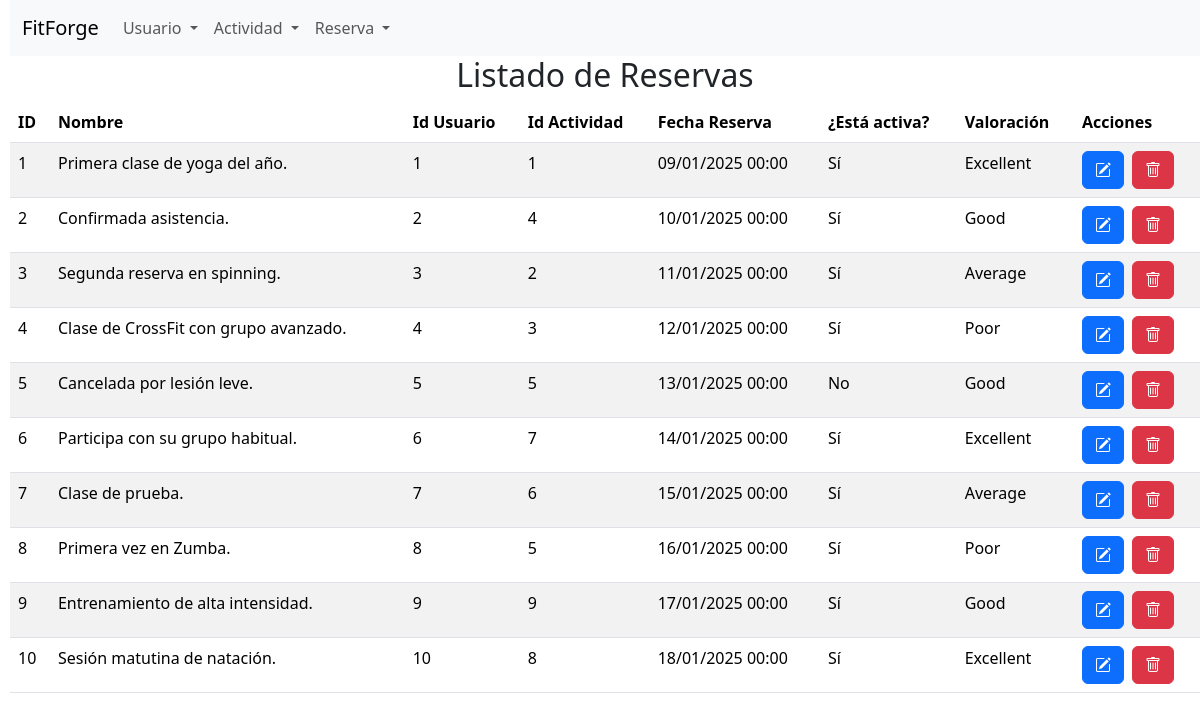
Page /listado_reservas.php on the committed database.
### tables this page shows
CREATE TABLE reservation (
  id_reservation INT NOT NULL AUTO_INCREMENT,
  name VARCHAR(40) NOT NULL,
  id_user INT NOT NULL,
  id_activity INT NOT NULL,
  reservation_date DATE NOT NULL,
  is_active TINYINT(1) NOT NULL,
  id_assessment INT NULL,
  PRIMARY KEY (id_reservation),
  CONSTRAINT FK_reservation_user FOREIGN KEY (id_user) REFERENCES user(id_user) ON DELETE CASCADE ON UPDATE CASCADE,
  CONSTRAINT FK_reservation_activity FOREIGN KEY (id_activity) REFERENCES activity(id_activity) ON DELETE CASCADE ON UPDATE CASCADE,
  CONSTRAINT FK_reservation_assessment FOREIGN KEY (id_assessment) REFERENCES assessment(id_assessment)
);

CREATE TABLE assessment (
  id_assessment INT NOT NULL AUTO_INCREMENT,
  value VARCHAR(20),
  PRIMARY KEY (id_assessment)
);

### listado_reservas.php (the view, shortened to what this page needs)
<?php
$conexion = obtenerConexion();
$sql = "SELECT r.id_reservation,
               r.name AS name_reservation,
               r.id_user,
               r.id_activity,
               r.reservation_date,
               r.is_active,
               s.value AS assessment_value
        FROM reservation r
        LEFT JOIN assessment s ON r.id_assessment = s.id_assessment
        ORDER BY r.id_reservation ASC;";
$resultado = mysqli_query($conexion, $sql);
$mensaje = "<h2 class='text-center'>Listado de Reservas</h2>";
$mensaje .= "<table class='table table-striped'>";
$mensaje .= "<thead><tr>
                <th>ID</th>
                <th>Nombre</th>
                <th>Id Usuario</th>
                <th>Id Actividad</th>
                <th>Fecha Reserva</th>
                <th>¿Está activa?</th>
                <th>Valoración</th>
                <th>Acciones</th>
                </tr></thead>";
$mensaje .= "<tbody>";
while ($fila = mysqli_fetch_assoc($resultado)) {
    $mensaje .= "<tr><td>" . $fila['id_reservation'] . "</td>";
    $mensaje .= "<td>" . $fila['name_reservation'] . "</td>";
    $mensaje .= "<td>" . $fila['id_user'] . "</td>";
    $mensaje .= "<td>" . $fila['id_activity'] . "</td>";
    $mensaje .= "<td>" . date("d/m/Y H:i", strtotime($fila['reservation_date'])) . "</td>";
    $mensaje .= "<td>" . ($fila['is_active'] ? 'Sí' : 'No') . "</td>";
    $mensaje .= "<td>" . ($fila['assessment_value'] ? ucfirst($fila['assessment_value']) : '-') . "</td>";
    $mensaje .= "<td>
                    <form class='d-inline me-1' action='editar_reserva.php' method='post'>
                        <input type='hidden' name='reserva' value='" . htmlspecialchars(json_encode($fila), ENT_QUOTES) . "' />
                        <button name='Editar' class='btn btn-primary'><i class='bi bi-pencil-square'></i></button>
                    </form>
                    <form class='d-inline' action='proceso_borrar_reserva.php' method='post'>
                        <input type='hidden' name='id_reservation' value='" . $fila['id_reservation'] . "' />
                        <button name='Borrar' class='btn btn-danger'><i class='bi bi-trash'></i></button>
                    </form>
                 </td></tr>";
}
$mensaje .= "</tbody></table>";
echo $mensaje;

### rows in the picture
reservation: id_reservation "1", name "Primera clase de yoga del año.", id_user "1", id_activity "1", reservation_date "09/01/2025 00:00", is_active "Sí", id_assessment.value "Excellent"
reservation: id_reservation "2", name "Confirmada asistencia.", id_user "2", id_activity "4", reservation_date "10/01/2025 00:00", is_active "Sí", id_assessment.value "Good"
reservation: id_reservation "3", name "Segunda reserva en spinning.", id_user "3", id_activity "2", reservation_date "11/01/2025 00:00", is_active "Sí", id_assessment.value "Average"
reservation: id_reservation "4", name "Clase de CrossFit con grupo avanzado.", id_user "4", id_activity "3", reservation_date "12/01/2025 00:00", is_active "Sí", id_assessment.value "Poor"
reservation: id_reservation "5", name "Cancelada por lesión leve.", id_user "5", id_activity "5", reservation_date "13/01/2025 00:00", is_active "No", id_assessment.value "Good"
reservation: id_reservation "6", name "Participa con su grupo habitual.", id_user "6", id_activity "7", reservation_date "14/01/2025 00:00", is_active "Sí", id_assessment.value "Excellent"
reservation: id_reservation "7", name "Clase de prueba.", id_user "7", id_activity "6", reservation_date "15/01/2025 00:00", is_active "Sí", id_assessment.value "Average"
reservation: id_reservation "8", name "Primera vez en Zumba.", id_user "8", id_activity "5", reservation_date "16/01/2025 00:00", is_active "Sí", id_assessment.value "Poor"
reservation: id_reservation "9", name "Entrenamiento de alta intensidad.", id_user "9", id_activity "9", reservation_date "17/01/2025 00:00", is_active "Sí", id_assessment.value "Good"
reservation: id_reservation "10", name "Sesión matutina de natación.", id_user "10", id_activity "8", reservation_date "18/01/2025 00:00", is_active "Sí", id_assessment.value "Excellent"
